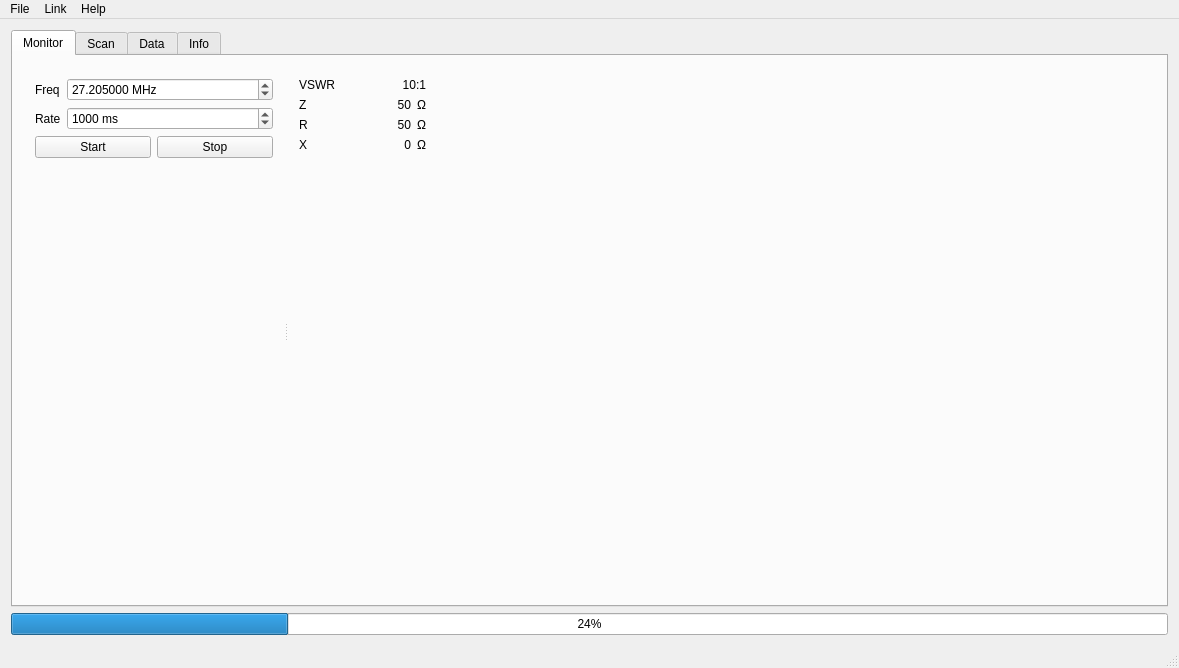
<?xml version="1.0" encoding="UTF-8"?>
<ui version="4.0">
 <class>MainWindow</class>
 <widget class="QMainWindow" name="MainWindow">
  <property name="geometry">
   <rect>
    <x>0</x>
    <y>0</y>
    <width>1179</width>
    <height>668</height>
   </rect>
  </property>
  <property name="windowTitle">
   <string>MainWindow</string>
  </property>
  <property name="windowIcon">
   <iconset resource="analyzer.qrc">
    <normaloff>:/icons/128/antenna-charge-radio-128.png</normaloff>:/icons/128/antenna-charge-radio-128.png</iconset>
  </property>
  <widget class="QWidget" name="centralWidget">
   <layout class="QVBoxLayout" name="verticalLayout_3">
    <item>
     <widget class="QTabWidget" name="tabWidget">
      <property name="enabled">
       <bool>true</bool>
      </property>
      <property name="currentIndex">
       <number>0</number>
      </property>
      <widget class="QWidget" name="tab_4">
       <attribute name="title">
        <string>Monitor</string>
       </attribute>
       <layout class="QVBoxLayout" name="verticalLayout_8">
        <item>
         <widget class="QSplitter" name="splitter_2">
          <property name="orientation">
           <enum>Qt::Horizontal</enum>
          </property>
          <widget class="QWidget" name="widget_8" native="true">
           <property name="sizePolicy">
            <sizepolicy hsizetype="Preferred" vsizetype="Preferred">
             <horstretch>0</horstretch>
             <verstretch>0</verstretch>
            </sizepolicy>
           </property>
           <property name="maximumSize">
            <size>
             <width>260</width>
             <height>16777215</height>
            </size>
           </property>
           <layout class="QVBoxLayout" name="verticalLayout_6">
            <item>
             <layout class="QGridLayout" name="gridLayout_3">
              <item row="0" column="1">
               <widget class="QDoubleSpinBox" name="monfreq">
                <property name="suffix">
                 <string> MHz</string>
                </property>
                <property name="decimals">
                 <number>6</number>
                </property>
                <property name="maximum">
                 <double>60.000000000000000</double>
                </property>
                <property name="value">
                 <double>27.204999999999998</double>
                </property>
               </widget>
              </item>
              <item row="0" column="0">
               <widget class="QLabel" name="label_23">
                <property name="sizePolicy">
                 <sizepolicy hsizetype="Maximum" vsizetype="Preferred">
                  <horstretch>0</horstretch>
                  <verstretch>0</verstretch>
                 </sizepolicy>
                </property>
                <property name="text">
                 <string>Freq</string>
                </property>
               </widget>
              </item>
              <item row="1" column="0">
               <widget class="QLabel" name="label_26">
                <property name="sizePolicy">
                 <sizepolicy hsizetype="Maximum" vsizetype="Preferred">
                  <horstretch>0</horstretch>
                  <verstretch>0</verstretch>
                 </sizepolicy>
                </property>
                <property name="text">
                 <string>Rate</string>
                </property>
               </widget>
              </item>
              <item row="1" column="1">
               <widget class="QSpinBox" name="monrate">
                <property name="suffix">
                 <string> ms</string>
                </property>
                <property name="minimum">
                 <number>100</number>
                </property>
                <property name="maximum">
                 <number>5000</number>
                </property>
                <property name="singleStep">
                 <number>100</number>
                </property>
                <property name="value">
                 <number>1000</number>
                </property>
               </widget>
              </item>
             </layout>
            </item>
            <item>
             <layout class="QHBoxLayout" name="horizontalLayout_4">
              <item>
               <widget class="QPushButton" name="monStartBtn">
                <property name="text">
                 <string>Start</string>
                </property>
               </widget>
              </item>
              <item>
               <widget class="QPushButton" name="monStopBtn">
                <property name="text">
                 <string>Stop</string>
                </property>
               </widget>
              </item>
             </layout>
            </item>
            <item>
             <spacer name="verticalSpacer_3">
              <property name="orientation">
               <enum>Qt::Vertical</enum>
              </property>
              <property name="sizeHint" stdset="0">
               <size>
                <width>20</width>
                <height>109</height>
               </size>
              </property>
             </spacer>
            </item>
           </layout>
          </widget>
          <widget class="QWidget" name="verticalLayoutWidget_2">
           <layout class="QGridLayout" name="gridLayout_5">
            <item row="3" column="0">
             <widget class="QLabel" name="label_18">
              <property name="text">
               <string>X</string>
              </property>
             </widget>
            </item>
            <item row="3" column="2">
             <widget class="QLabel" name="label_21">
              <property name="text">
               <string>Ω</string>
              </property>
             </widget>
            </item>
            <item row="2" column="1">
             <widget class="QLabel" name="R_lbl">
              <property name="minimumSize">
               <size>
                <width>70</width>
                <height>0</height>
               </size>
              </property>
              <property name="text">
               <string>50</string>
              </property>
              <property name="alignment">
               <set>Qt::AlignRight|Qt::AlignTrailing|Qt::AlignVCenter</set>
              </property>
             </widget>
            </item>
            <item row="2" column="0">
             <widget class="QLabel" name="label_17">
              <property name="text">
               <string>R</string>
              </property>
             </widget>
            </item>
            <item row="0" column="3">
             <widget class="BarGraph" name="SWR_Bar" native="true">
              <property name="sizePolicy">
               <sizepolicy hsizetype="Minimum" vsizetype="Preferred">
                <horstretch>0</horstretch>
                <verstretch>0</verstretch>
               </sizepolicy>
              </property>
             </widget>
            </item>
            <item row="1" column="3">
             <widget class="BarGraph" name="Z_Bar" native="true">
              <property name="sizePolicy">
               <sizepolicy hsizetype="Minimum" vsizetype="Preferred">
                <horstretch>0</horstretch>
                <verstretch>0</verstretch>
               </sizepolicy>
              </property>
             </widget>
            </item>
            <item row="1" column="1" alignment="Qt::AlignRight">
             <widget class="QLabel" name="Z_lbl">
              <property name="minimumSize">
               <size>
                <width>70</width>
                <height>0</height>
               </size>
              </property>
              <property name="text">
               <string>50</string>
              </property>
              <property name="alignment">
               <set>Qt::AlignRight|Qt::AlignTrailing|Qt::AlignVCenter</set>
              </property>
             </widget>
            </item>
            <item row="4" column="3">
             <spacer name="horizontalSpacer_2">
              <property name="orientation">
               <enum>Qt::Horizontal</enum>
              </property>
              <property name="sizeType">
               <enum>QSizePolicy::MinimumExpanding</enum>
              </property>
              <property name="sizeHint" stdset="0">
               <size>
                <width>40</width>
                <height>20</height>
               </size>
              </property>
             </spacer>
            </item>
            <item row="2" column="2">
             <widget class="QLabel" name="label_20">
              <property name="text">
               <string>Ω</string>
              </property>
             </widget>
            </item>
            <item row="1" column="0">
             <widget class="QLabel" name="label_16">
              <property name="sizePolicy">
               <sizepolicy hsizetype="Maximum" vsizetype="Preferred">
                <horstretch>0</horstretch>
                <verstretch>0</verstretch>
               </sizepolicy>
              </property>
              <property name="text">
               <string>Z</string>
              </property>
             </widget>
            </item>
            <item row="4" column="0" colspan="3">
             <spacer name="verticalSpacer_4">
              <property name="orientation">
               <enum>Qt::Vertical</enum>
              </property>
              <property name="sizeHint" stdset="0">
               <size>
                <width>20</width>
                <height>40</height>
               </size>
              </property>
             </spacer>
            </item>
            <item row="1" column="2">
             <widget class="QLabel" name="label_19">
              <property name="text">
               <string>Ω</string>
              </property>
             </widget>
            </item>
            <item row="0" column="0">
             <widget class="QLabel" name="label_15">
              <property name="sizePolicy">
               <sizepolicy hsizetype="Maximum" vsizetype="Preferred">
                <horstretch>0</horstretch>
                <verstretch>0</verstretch>
               </sizepolicy>
              </property>
              <property name="text">
               <string>VSWR</string>
              </property>
             </widget>
            </item>
            <item row="3" column="1">
             <widget class="QLabel" name="X_lbl">
              <property name="minimumSize">
               <size>
                <width>70</width>
                <height>0</height>
               </size>
              </property>
              <property name="text">
               <string>0</string>
              </property>
              <property name="alignment">
               <set>Qt::AlignRight|Qt::AlignTrailing|Qt::AlignVCenter</set>
              </property>
             </widget>
            </item>
            <item row="2" column="3">
             <widget class="BarGraph" name="R_Bar" native="true">
              <property name="sizePolicy">
               <sizepolicy hsizetype="Minimum" vsizetype="Preferred">
                <horstretch>0</horstretch>
                <verstretch>0</verstretch>
               </sizepolicy>
              </property>
             </widget>
            </item>
            <item row="3" column="3">
             <widget class="BarGraph" name="X_Bar" native="true">
              <property name="sizePolicy">
               <sizepolicy hsizetype="Minimum" vsizetype="Preferred">
                <horstretch>0</horstretch>
                <verstretch>0</verstretch>
               </sizepolicy>
              </property>
             </widget>
            </item>
            <item row="0" column="1" colspan="2">
             <widget class="QLabel" name="SWR_lbl">
              <property name="minimumSize">
               <size>
                <width>70</width>
                <height>0</height>
               </size>
              </property>
              <property name="maximumSize">
               <size>
                <width>150</width>
                <height>16777215</height>
               </size>
              </property>
              <property name="text">
               <string>10:1</string>
              </property>
              <property name="alignment">
               <set>Qt::AlignRight|Qt::AlignTrailing|Qt::AlignVCenter</set>
              </property>
             </widget>
            </item>
           </layout>
          </widget>
         </widget>
        </item>
       </layout>
      </widget>
      <widget class="QWidget" name="tab">
       <attribute name="title">
        <string>Scan</string>
       </attribute>
       <layout class="QVBoxLayout" name="verticalLayout_4">
        <item>
         <widget class="QSplitter" name="splitter">
          <property name="orientation">
           <enum>Qt::Horizontal</enum>
          </property>
          <widget class="QWidget" name="widget" native="true">
           <property name="sizePolicy">
            <sizepolicy hsizetype="Preferred" vsizetype="Preferred">
             <horstretch>0</horstretch>
             <verstretch>0</verstretch>
            </sizepolicy>
           </property>
           <property name="maximumSize">
            <size>
             <width>260</width>
             <height>16777215</height>
            </size>
           </property>
           <layout class="QVBoxLayout" name="verticalLayout">
            <item>
             <layout class="QGridLayout" name="gridLayout">
              <item row="4" column="1">
               <widget class="QLabel" name="fstart_disp">
                <property name="text">
                 <string>TextLabel</string>
                </property>
               </widget>
              </item>
              <item row="0" column="1" colspan="2">
               <widget class="QComboBox" name="band_cb">
                <item>
                 <property name="text">
                  <string>Custom</string>
                 </property>
                </item>
                <item>
                 <property name="text">
                  <string>160m</string>
                 </property>
                </item>
                <item>
                 <property name="text">
                  <string>80m</string>
                 </property>
                </item>
                <item>
                 <property name="text">
                  <string>40m</string>
                 </property>
                </item>
                <item>
                 <property name="text">
                  <string>30m</string>
                 </property>
                </item>
                <item>
                 <property name="text">
                  <string>25m</string>
                 </property>
                </item>
                <item>
                 <property name="text">
                  <string>20m</string>
                 </property>
                </item>
                <item>
                 <property name="text">
                  <string>17m</string>
                 </property>
                </item>
                <item>
                 <property name="text">
                  <string>15m</string>
                 </property>
                </item>
                <item>
                 <property name="text">
                  <string>12m</string>
                 </property>
                </item>
                <item>
                 <property name="text">
                  <string>11m (CB)</string>
                 </property>
                </item>
                <item>
                 <property name="text">
                  <string>10m</string>
                 </property>
                </item>
                <item>
                 <property name="text">
                  <string>8m</string>
                 </property>
                </item>
                <item>
                 <property name="text">
                  <string>6m</string>
                 </property>
                </item>
                <item>
                 <property name="text">
                  <string>Full (1-60MHz)</string>
                 </property>
                </item>
                <item>
                 <property name="text">
                  <string>HF (3-30MHz)</string>
                 </property>
                </item>
                <item>
                 <property name="text">
                  <string>12-10m (25-30MHz)</string>
                 </property>
                </item>
               </widget>
              </item>
              <item row="2" column="1">
               <widget class="QDoubleSpinBox" name="fspan">
                <property name="decimals">
                 <number>6</number>
                </property>
                <property name="minimum">
                 <double>0.100000000000000</double>
                </property>
                <property name="maximum">
                 <double>60.000000000000000</double>
                </property>
                <property name="value">
                 <double>5.000000000000000</double>
                </property>
               </widget>
              </item>
              <item row="6" column="1">
               <widget class="QLabel" name="fstep_disp">
                <property name="text">
                 <string>TextLabel</string>
                </property>
               </widget>
              </item>
              <item row="3" column="0">
               <widget class="QLabel" name="label_5">
                <property name="sizePolicy">
                 <sizepolicy hsizetype="Maximum" vsizetype="Preferred">
                  <horstretch>0</horstretch>
                  <verstretch>0</verstretch>
                 </sizepolicy>
                </property>
                <property name="text">
                 <string>Points</string>
                </property>
               </widget>
              </item>
              <item row="5" column="1">
               <widget class="QLabel" name="fend_disp">
                <property name="text">
                 <string>TextLabel</string>
                </property>
               </widget>
              </item>
              <item row="2" column="2">
               <widget class="QLabel" name="label_10">
                <property name="sizePolicy">
                 <sizepolicy hsizetype="Maximum" vsizetype="Preferred">
                  <horstretch>0</horstretch>
                  <verstretch>0</verstretch>
                 </sizepolicy>
                </property>
                <property name="text">
                 <string>MHz</string>
                </property>
               </widget>
              </item>
              <item row="6" column="0">
               <widget class="QLabel" name="label_4">
                <property name="sizePolicy">
                 <sizepolicy hsizetype="Maximum" vsizetype="Preferred">
                  <horstretch>0</horstretch>
                  <verstretch>0</verstretch>
                 </sizepolicy>
                </property>
                <property name="text">
                 <string>Step</string>
                </property>
               </widget>
              </item>
              <item row="1" column="2">
               <widget class="QLabel" name="label_6">
                <property name="sizePolicy">
                 <sizepolicy hsizetype="Maximum" vsizetype="Preferred">
                  <horstretch>0</horstretch>
                  <verstretch>0</verstretch>
                 </sizepolicy>
                </property>
                <property name="text">
                 <string>MHz</string>
                </property>
               </widget>
              </item>
              <item row="6" column="2">
               <widget class="QLabel" name="label_9">
                <property name="sizePolicy">
                 <sizepolicy hsizetype="Maximum" vsizetype="Preferred">
                  <horstretch>0</horstretch>
                  <verstretch>0</verstretch>
                 </sizepolicy>
                </property>
                <property name="text">
                 <string>KHz</string>
                </property>
               </widget>
              </item>
              <item row="4" column="2">
               <widget class="QLabel" name="label_7">
                <property name="sizePolicy">
                 <sizepolicy hsizetype="Maximum" vsizetype="Preferred">
                  <horstretch>0</horstretch>
                  <verstretch>0</verstretch>
                 </sizepolicy>
                </property>
                <property name="text">
                 <string>MHz</string>
                </property>
               </widget>
              </item>
              <item row="5" column="2">
               <widget class="QLabel" name="label_8">
                <property name="sizePolicy">
                 <sizepolicy hsizetype="Maximum" vsizetype="Preferred">
                  <horstretch>0</horstretch>
                  <verstretch>0</verstretch>
                 </sizepolicy>
                </property>
                <property name="text">
                 <string>MHz</string>
                </property>
               </widget>
              </item>
              <item row="1" column="1">
               <widget class="QDoubleSpinBox" name="fcentre">
                <property name="decimals">
                 <number>6</number>
                </property>
                <property name="maximum">
                 <double>60.000000000000000</double>
                </property>
                <property name="value">
                 <double>27.204999999999998</double>
                </property>
               </widget>
              </item>
              <item row="5" column="0">
               <widget class="QLabel" name="label_3">
                <property name="sizePolicy">
                 <sizepolicy hsizetype="Maximum" vsizetype="Preferred">
                  <horstretch>0</horstretch>
                  <verstretch>0</verstretch>
                 </sizepolicy>
                </property>
                <property name="text">
                 <string>End</string>
                </property>
               </widget>
              </item>
              <item row="4" column="0">
               <widget class="QLabel" name="label_2">
                <property name="sizePolicy">
                 <sizepolicy hsizetype="Maximum" vsizetype="Preferred">
                  <horstretch>0</horstretch>
                  <verstretch>0</verstretch>
                 </sizepolicy>
                </property>
                <property name="text">
                 <string>Start</string>
                </property>
               </widget>
              </item>
              <item row="1" column="0">
               <widget class="QLabel" name="label">
                <property name="sizePolicy">
                 <sizepolicy hsizetype="Maximum" vsizetype="Preferred">
                  <horstretch>0</horstretch>
                  <verstretch>0</verstretch>
                 </sizepolicy>
                </property>
                <property name="text">
                 <string>Centre</string>
                </property>
               </widget>
              </item>
              <item row="0" column="0">
               <widget class="QLabel" name="label_13">
                <property name="text">
                 <string>Band</string>
                </property>
               </widget>
              </item>
              <item row="2" column="0">
               <widget class="QLabel" name="label_11">
                <property name="sizePolicy">
                 <sizepolicy hsizetype="Maximum" vsizetype="Preferred">
                  <horstretch>0</horstretch>
                  <verstretch>0</verstretch>
                 </sizepolicy>
                </property>
                <property name="text">
                 <string>Span</string>
                </property>
               </widget>
              </item>
              <item row="3" column="1">
               <widget class="QSpinBox" name="point_count">
                <property name="minimum">
                 <number>1</number>
                </property>
                <property name="maximum">
                 <number>999</number>
                </property>
                <property name="value">
                 <number>100</number>
                </property>
               </widget>
              </item>
              <item row="7" column="0" colspan="3">
               <widget class="QCheckBox" name="useraw_chk">
                <property name="text">
                 <string>Use raw bridge data</string>
                </property>
                <property name="checked">
                 <bool>true</bool>
                </property>
               </widget>
              </item>
             </layout>
            </item>
            <item>
             <layout class="QHBoxLayout" name="horizontalLayout_3">
              <item>
               <widget class="QPushButton" name="scanBtn">
                <property name="text">
                 <string>Scan</string>
                </property>
               </widget>
              </item>
              <item>
               <widget class="QPushButton" name="scanDummyBtn">
                <property name="text">
                 <string>Test Data</string>
                </property>
               </widget>
              </item>
             </layout>
            </item>
            <item>
             <widget class="QGroupBox" name="groupBox">
              <property name="title">
               <string>Plot</string>
              </property>
              <layout class="QGridLayout" name="gridLayout_2">
               <property name="verticalSpacing">
                <number>0</number>
               </property>
               <property name="margin">
                <number>6</number>
               </property>
               <item row="1" column="1">
                <widget class="QWidget" name="widget_5" native="true">
                 <property name="maximumSize">
                  <size>
                   <width>24</width>
                   <height>16777215</height>
                  </size>
                 </property>
                 <property name="palette">
                  <palette>
                   <active>
                    <colorrole role="Window">
                     <brush brushstyle="SolidPattern">
                      <color alpha="255">
                       <red>255</red>
                       <green>85</green>
                       <blue>0</blue>
                      </color>
                     </brush>
                    </colorrole>
                   </active>
                   <inactive>
                    <colorrole role="Window">
                     <brush brushstyle="SolidPattern">
                      <color alpha="255">
                       <red>255</red>
                       <green>85</green>
                       <blue>0</blue>
                      </color>
                     </brush>
                    </colorrole>
                   </inactive>
                   <disabled>
                    <colorrole role="Window">
                     <brush brushstyle="SolidPattern">
                      <color alpha="255">
                       <red>255</red>
                       <green>85</green>
                       <blue>0</blue>
                      </color>
                     </brush>
                    </colorrole>
                   </disabled>
                  </palette>
                 </property>
                 <property name="autoFillBackground">
                  <bool>true</bool>
                 </property>
                </widget>
               </item>
               <item row="0" column="1">
                <widget class="QWidget" name="widget_4" native="true">
                 <property name="maximumSize">
                  <size>
                   <width>24</width>
                   <height>16777215</height>
                  </size>
                 </property>
                 <property name="palette">
                  <palette>
                   <active>
                    <colorrole role="Base">
                     <brush brushstyle="SolidPattern">
                      <color alpha="255">
                       <red>255</red>
                       <green>255</green>
                       <blue>255</blue>
                      </color>
                     </brush>
                    </colorrole>
                    <colorrole role="Window">
                     <brush brushstyle="SolidPattern">
                      <color alpha="255">
                       <red>0</red>
                       <green>0</green>
                       <blue>255</blue>
                      </color>
                     </brush>
                    </colorrole>
                   </active>
                   <inactive>
                    <colorrole role="Base">
                     <brush brushstyle="SolidPattern">
                      <color alpha="255">
                       <red>255</red>
                       <green>255</green>
                       <blue>255</blue>
                      </color>
                     </brush>
                    </colorrole>
                    <colorrole role="Window">
                     <brush brushstyle="SolidPattern">
                      <color alpha="255">
                       <red>0</red>
                       <green>0</green>
                       <blue>255</blue>
                      </color>
                     </brush>
                    </colorrole>
                   </inactive>
                   <disabled>
                    <colorrole role="Base">
                     <brush brushstyle="SolidPattern">
                      <color alpha="255">
                       <red>0</red>
                       <green>0</green>
                       <blue>255</blue>
                      </color>
                     </brush>
                    </colorrole>
                    <colorrole role="Window">
                     <brush brushstyle="SolidPattern">
                      <color alpha="255">
                       <red>0</red>
                       <green>0</green>
                       <blue>255</blue>
                      </color>
                     </brush>
                    </colorrole>
                   </disabled>
                  </palette>
                 </property>
                 <property name="autoFillBackground">
                  <bool>true</bool>
                 </property>
                </widget>
               </item>
               <item row="3" column="1">
                <widget class="QWidget" name="widget_6" native="true">
                 <property name="maximumSize">
                  <size>
                   <width>24</width>
                   <height>16777215</height>
                  </size>
                 </property>
                 <property name="palette">
                  <palette>
                   <active>
                    <colorrole role="Window">
                     <brush brushstyle="SolidPattern">
                      <color alpha="255">
                       <red>255</red>
                       <green>0</green>
                       <blue>0</blue>
                      </color>
                     </brush>
                    </colorrole>
                   </active>
                   <inactive>
                    <colorrole role="Window">
                     <brush brushstyle="SolidPattern">
                      <color alpha="255">
                       <red>255</red>
                       <green>0</green>
                       <blue>0</blue>
                      </color>
                     </brush>
                    </colorrole>
                   </inactive>
                   <disabled>
                    <colorrole role="Window">
                     <brush brushstyle="SolidPattern">
                      <color alpha="255">
                       <red>255</red>
                       <green>0</green>
                       <blue>0</blue>
                      </color>
                     </brush>
                    </colorrole>
                   </disabled>
                  </palette>
                 </property>
                 <property name="autoFillBackground">
                  <bool>true</bool>
                 </property>
                </widget>
               </item>
               <item row="2" column="1">
                <widget class="QWidget" name="widget_3" native="true">
                 <property name="maximumSize">
                  <size>
                   <width>24</width>
                   <height>16777215</height>
                  </size>
                 </property>
                 <property name="palette">
                  <palette>
                   <active>
                    <colorrole role="Window">
                     <brush brushstyle="SolidPattern">
                      <color alpha="255">
                       <red>0</red>
                       <green>170</green>
                       <blue>0</blue>
                      </color>
                     </brush>
                    </colorrole>
                   </active>
                   <inactive>
                    <colorrole role="Window">
                     <brush brushstyle="SolidPattern">
                      <color alpha="255">
                       <red>0</red>
                       <green>170</green>
                       <blue>0</blue>
                      </color>
                     </brush>
                    </colorrole>
                   </inactive>
                   <disabled>
                    <colorrole role="Window">
                     <brush brushstyle="SolidPattern">
                      <color alpha="255">
                       <red>0</red>
                       <green>170</green>
                       <blue>0</blue>
                      </color>
                     </brush>
                    </colorrole>
                   </disabled>
                  </palette>
                 </property>
                 <property name="autoFillBackground">
                  <bool>true</bool>
                 </property>
                </widget>
               </item>
               <item row="0" column="0">
                <widget class="QCheckBox" name="checkBox">
                 <property name="enabled">
                  <bool>false</bool>
                 </property>
                 <property name="text">
                  <string>VSWR</string>
                 </property>
                 <property name="checked">
                  <bool>true</bool>
                 </property>
                </widget>
               </item>
               <item row="1" column="0">
                <widget class="QCheckBox" name="plotz_chk">
                 <property name="text">
                  <string>Z</string>
                 </property>
                 <property name="checked">
                  <bool>true</bool>
                 </property>
                </widget>
               </item>
               <item row="2" column="0">
                <widget class="QCheckBox" name="plotr_chk">
                 <property name="text">
                  <string>R</string>
                 </property>
                 <property name="checked">
                  <bool>true</bool>
                 </property>
                </widget>
               </item>
               <item row="3" column="0">
                <widget class="QCheckBox" name="plotx_chk">
                 <property name="text">
                  <string>X</string>
                 </property>
                 <property name="checked">
                  <bool>true</bool>
                 </property>
                </widget>
               </item>
              </layout>
             </widget>
            </item>
            <item>
             <spacer name="verticalSpacer">
              <property name="orientation">
               <enum>Qt::Vertical</enum>
              </property>
              <property name="sizeHint" stdset="0">
               <size>
                <width>20</width>
                <height>109</height>
               </size>
              </property>
             </spacer>
            </item>
           </layout>
          </widget>
          <widget class="QWidget" name="verticalLayoutWidget">
           <layout class="QVBoxLayout" name="verticalLayout_2">
            <property name="spacing">
             <number>3</number>
            </property>
            <item>
             <widget class="GraphCanvas" name="canvas1">
              <property name="palette">
               <palette>
                <active>
                 <colorrole role="Base">
                  <brush brushstyle="SolidPattern">
                   <color alpha="255">
                    <red>255</red>
                    <green>255</green>
                    <blue>255</blue>
                   </color>
                  </brush>
                 </colorrole>
                 <colorrole role="Window">
                  <brush brushstyle="SolidPattern">
                   <color alpha="255">
                    <red>255</red>
                    <green>255</green>
                    <blue>255</blue>
                   </color>
                  </brush>
                 </colorrole>
                </active>
                <inactive>
                 <colorrole role="Base">
                  <brush brushstyle="SolidPattern">
                   <color alpha="255">
                    <red>255</red>
                    <green>255</green>
                    <blue>255</blue>
                   </color>
                  </brush>
                 </colorrole>
                 <colorrole role="Window">
                  <brush brushstyle="SolidPattern">
                   <color alpha="255">
                    <red>255</red>
                    <green>255</green>
                    <blue>255</blue>
                   </color>
                  </brush>
                 </colorrole>
                </inactive>
                <disabled>
                 <colorrole role="Base">
                  <brush brushstyle="SolidPattern">
                   <color alpha="255">
                    <red>255</red>
                    <green>255</green>
                    <blue>255</blue>
                   </color>
                  </brush>
                 </colorrole>
                 <colorrole role="Window">
                  <brush brushstyle="SolidPattern">
                   <color alpha="255">
                    <red>255</red>
                    <green>255</green>
                    <blue>255</blue>
                   </color>
                  </brush>
                 </colorrole>
                </disabled>
               </palette>
              </property>
              <property name="frameShape">
               <enum>QFrame::Panel</enum>
              </property>
              <property name="frameShadow">
               <enum>QFrame::Sunken</enum>
              </property>
              <property name="lineWidth">
               <number>2</number>
              </property>
              <widget class="GraphCursor" name="cursor" native="true">
               <property name="geometry">
                <rect>
                 <x>0</x>
                 <y>0</y>
                 <width>120</width>
                 <height>80</height>
                </rect>
               </property>
              </widget>
             </widget>
            </item>
            <item>
             <widget class="QWidget" name="widget_2" native="true">
              <property name="maximumSize">
               <size>
                <width>16777215</width>
                <height>20</height>
               </size>
              </property>
              <layout class="QHBoxLayout" name="horizontalLayout">
               <property name="margin">
                <number>0</number>
               </property>
               <item>
                <widget class="QLabel" name="label_12">
                 <property name="text">
                  <string>SWR Min:</string>
                 </property>
                </widget>
               </item>
               <item>
                <widget class="QLabel" name="swr_min_disp">
                 <property name="text">
                  <string>1</string>
                 </property>
                </widget>
               </item>
               <item>
                <spacer name="horizontalSpacer">
                 <property name="orientation">
                  <enum>Qt::Horizontal</enum>
                 </property>
                 <property name="sizeHint" stdset="0">
                  <size>
                   <width>379</width>
                   <height>17</height>
                  </size>
                 </property>
                </spacer>
               </item>
               <item>
                <widget class="QLabel" name="cursor_disp">
                 <property name="text">
                  <string>TextLabel</string>
                 </property>
                </widget>
               </item>
              </layout>
             </widget>
            </item>
           </layout>
          </widget>
         </widget>
        </item>
       </layout>
      </widget>
      <widget class="QWidget" name="tab_2">
       <attribute name="title">
        <string>Data</string>
       </attribute>
       <layout class="QHBoxLayout" name="horizontalLayout_2">
        <item>
         <widget class="QTableWidget" name="scan_data">
          <property name="columnCount">
           <number>5</number>
          </property>
          <column/>
          <column/>
          <column/>
          <column/>
          <column/>
         </widget>
        </item>
        <item>
         <layout class="QVBoxLayout" name="verticalLayout_5">
          <item>
           <widget class="QPushButton" name="copyBtn">
            <property name="text">
             <string>Copy Data</string>
            </property>
           </widget>
          </item>
          <item>
           <spacer name="verticalSpacer_2">
            <property name="orientation">
             <enum>Qt::Vertical</enum>
            </property>
            <property name="sizeHint" stdset="0">
             <size>
              <width>20</width>
              <height>40</height>
             </size>
            </property>
           </spacer>
          </item>
         </layout>
        </item>
       </layout>
      </widget>
      <widget class="QWidget" name="tab_3">
       <attribute name="title">
        <string>Info</string>
       </attribute>
       <layout class="QFormLayout" name="formLayout">
        <item row="0" column="0">
         <widget class="QLabel" name="label_14">
          <property name="text">
           <string>Notes</string>
          </property>
         </widget>
        </item>
        <item row="0" column="1">
         <widget class="QPlainTextEdit" name="notes_txt"/>
        </item>
       </layout>
      </widget>
     </widget>
    </item>
    <item>
     <widget class="QProgressBar" name="progressBar">
      <property name="value">
       <number>24</number>
      </property>
     </widget>
    </item>
   </layout>
  </widget>
  <widget class="QMenuBar" name="menuBar">
   <property name="geometry">
    <rect>
     <x>0</x>
     <y>0</y>
     <width>1179</width>
     <height>29</height>
    </rect>
   </property>
   <widget class="QMenu" name="menuHelp">
    <property name="title">
     <string>Help</string>
    </property>
    <addaction name="actionAbout_QT"/>
    <addaction name="actionAbout_Analyzer"/>
   </widget>
   <widget class="QMenu" name="menuLink">
    <property name="title">
     <string>Link</string>
    </property>
    <widget class="QMenu" name="menuDevice">
     <property name="title">
      <string>Device</string>
     </property>
     <addaction name="actionDevices"/>
    </widget>
    <addaction name="menuDevice"/>
   </widget>
   <widget class="QMenu" name="menuFile">
    <property name="title">
     <string>File</string>
    </property>
    <addaction name="actionLoad"/>
    <addaction name="actionSave"/>
    <addaction name="separator"/>
    <addaction name="actionSettings"/>
    <addaction name="separator"/>
    <addaction name="actionQuit"/>
   </widget>
   <addaction name="menuFile"/>
   <addaction name="menuLink"/>
   <addaction name="menuHelp"/>
  </widget>
  <widget class="QStatusBar" name="statusBar"/>
  <action name="actionAbout_QT">
   <property name="text">
    <string>About QT</string>
   </property>
  </action>
  <action name="actionDevices">
   <property name="text">
    <string>devices</string>
   </property>
  </action>
  <action name="actionLoad">
   <property name="text">
    <string>Load</string>
   </property>
  </action>
  <action name="actionSave">
   <property name="text">
    <string>Save</string>
   </property>
  </action>
  <action name="actionQuit">
   <property name="text">
    <string>Quit</string>
   </property>
  </action>
  <action name="actionAbout_Analyzer">
   <property name="text">
    <string>About Antenna Analyzer</string>
   </property>
  </action>
  <action name="actionSettings">
   <property name="text">
    <string>Settings</string>
   </property>
  </action>
 </widget>
 <layoutdefault spacing="6" margin="11"/>
 <customwidgets>
  <customwidget>
   <class>GraphCanvas</class>
   <extends>QFrame</extends>
   <header>graphcanvas.h</header>
   <container>1</container>
  </customwidget>
  <customwidget>
   <class>GraphCursor</class>
   <extends>QWidget</extends>
   <header>graphcursor.h</header>
   <container>1</container>
  </customwidget>
  <customwidget>
   <class>BarGraph</class>
   <extends>QWidget</extends>
   <header>bargraph.h</header>
   <container>1</container>
  </customwidget>
 </customwidgets>
 <resources>
  <include location="analyzer.qrc"/>
 </resources>
 <connections/>
</ui>
